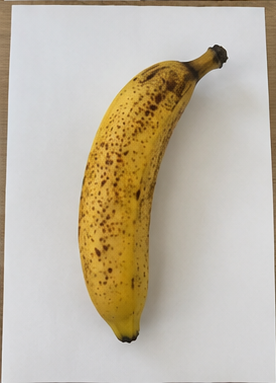
#> input picture dataset/matang/matang1.png, 276 x 383 px; its folder holds only this picture in this run
$ python main.py
#> lines starting #> are read from the running program, lines starting #| are printed output that depends on the picture; after the words box and inside, x2 and y2 are one past the last pixel; in counts of white or black regions, pixels touching at a corner belong together
#> further down, img is the input picture: shape (383, 276, 3); mean B, G, R 165.8, 183.3, 193
import cv2
import os
import numpy as np

# =====================================================
# DETEKSI KEMATANGAN BUAH PISANG
# MENGGUNAKAN RGB DAN HSV
# =====================================================

# =====================================================
# PATH DATASET
# =====================================================
dataset_path = "dataset"

# =====================================================
# PATH OUTPUT
# =====================================================
output_path = "output"

# =====================================================
# MEMBUAT FOLDER OUTPUT JIKA BELUM ADA
# =====================================================
if not os.path.exists(output_path):
    os.makedirs(output_path)

# =====================================================
# FUNGSI RESIZE GAMBAR
# =====================================================
def resize_image(img):
    return cv2.resize(img, (400, 300))
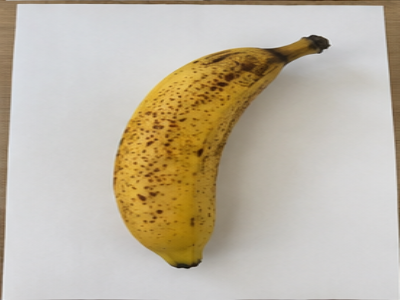
#> returned value: shape (300, 400, 3); mean of channels 0, 1, 2 165.7, 183.2, 192.8; drawn as B, G, R

# =====================================================
# FUNGSI DETEKSI KEMATANGAN
# =====================================================
def detect_ripeness(img):

    # =================================================
    # KONVERSI BGR KE HSV
    # =================================================
    hsv = cv2.cvtColor(img, cv2.COLOR_BGR2HSV)
#> hsv: shape (300, 400, 3); mean H, S, V 50.9, 45.4, 193.7

    # =================================================
    # THRESHOLD WARNA HIJAU
    # =================================================
    lower_green = np.array([35, 50, 50])
    upper_green = np.array([85, 255, 255])

    # =================================================
    # THRESHOLD WARNA KUNING
    # =================================================
    lower_yellow = np.array([20, 100, 100])
    upper_yellow = np.array([30, 255, 255])

    # =================================================
    # SEGMENTASI WARNA
    # =================================================
    mask_green = cv2.inRange(hsv, lower_green, upper_green)
#> mask_green: shape (300, 400); every value is 0

    mask_yellow = cv2.inRange(hsv, lower_yellow, upper_yellow)
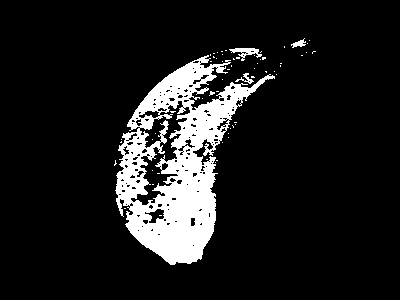
#> mask_yellow: shape (300, 400); 11.5% white; 61 white regions (57 under 20 px), largest, box (x1, y1, x2, y2) and area: (115, 55, 275, 265) 13395, (229, 48, 262, 61) 179, (291, 38, 306, 48) 70, (235, 73, 254, 84) 67

    # =================================================
    # MASKING OBJEK
    # =================================================
    result_green = cv2.bitwise_and(img, img, mask=mask_green)
#> result_green: shape (300, 400, 3); every value is 0

    result_yellow = cv2.bitwise_and(img, img, mask=mask_yellow)
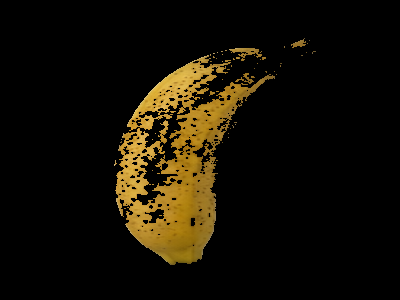
#> result_yellow: shape (300, 400, 3); mean B, G, R 4.9, 15.7, 20.6

    # =================================================
    # HITUNG JUMLAH PIXEL
    # =================================================
    green_pixels = cv2.countNonZero(mask_green)
#> green_pixels = 0

    yellow_pixels = cv2.countNonZero(mask_yellow)
#> yellow_pixels = 13859

    # =================================================
    # CETAK HASIL PIXEL
    # =================================================
    print("Green Pixels :", green_pixels)
#| Green Pixels : 0
    print("Yellow Pixels:", yellow_pixels)
#| Yellow Pixels: 13859

    # =================================================
    # PENENTUAN KEMATANGAN
    # =================================================
    if green_pixels > yellow_pixels + 1000:
        status = "MENTAH"

    elif yellow_pixels > green_pixels + 1000:
        status = "MATANG"

    else:
        status = "SETENGAH MATANG"

    # =================================================
    # RETURN SEMUA HASIL
    # =================================================
    return (
        status,
        hsv,
        mask_green,
        mask_yellow,
        result_green,
        result_yellow
    )

# =====================================================
# HEADER PROGRAM
# =====================================================
print("========================================")
print(" DETEKSI KEMATANGAN BUAH PISANG ")
print("========================================")

# =====================================================
# CEK APAKAH DATASET ADA
# =====================================================
if not os.path.exists(dataset_path):

    print("Folder dataset tidak ditemukan!")
    exit()

# =====================================================
# MEMBACA SELURUH FOLDER DATASET
# =====================================================
for kategori in os.listdir(dataset_path):

    folder_path = os.path.join(dataset_path, kategori)

    # =================================================
    # SKIP JIKA BUKAN FOLDER
    # =================================================
    if not os.path.isdir(folder_path):
        continue

    print("\n========================================")
    print("MEMBACA FOLDER :", kategori)
    print("========================================")

    # =================================================
    # MEMBACA FILE GAMBAR
    # =================================================
    for file in os.listdir(folder_path):

        # =================================================
        # HANYA MEMBACA FILE GAMBAR
        # =================================================
        if not file.lower().endswith(('.png', '.jpg', '.jpeg')):
            continue

        # =================================================
        # PATH GAMBAR
        # =================================================
        img_path = os.path.join(folder_path, file)

        # =================================================
        # MEMBACA GAMBAR
        # =================================================
        img = cv2.imread(img_path)

        # =================================================
        # CEK APAKAH GAMBAR BERHASIL DIBACA
        # =================================================
        if img is None:
            print("Gagal membaca gambar:", img_path)
            continue

        # =================================================
        # RESIZE GAMBAR
        # =================================================
        img = resize_image(img)

        print("\n----------------------------------------")
        print("Nama File :", file)
        print("Path      :", img_path)
        print("----------------------------------------")

        # =================================================
        # PROSES DETEKSI
        # =================================================
        (
            status,
            hsv,
            mask_green,
            mask_yellow,
            result_green,
            result_yellow

        ) = detect_ripeness(img)
#> status = 'MATANG'

        # =================================================
        # CETAK HASIL DETEKSI
        # =================================================
        print("HASIL DETEKSI :", status)
#| HASIL DETEKSI : MATANG

        # =================================================
        # COPY GAMBAR UNTUK OUTPUT FINAL
        # =================================================
        result_img = img.copy()

        # =================================================
        # MENAMPILKAN LABEL HASIL
        # =================================================
        cv2.putText(
            result_img,
            status,
            (20, 40),
            cv2.FONT_HERSHEY_SIMPLEX,
            1,
            (0, 0, 255),
            2
        )
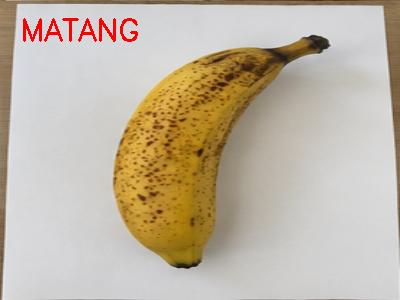
#> result_img: shape (300, 400, 3); 0.84% of pixels changed, all inside (x1, y1, x2, y2) = (23, 18, 138, 42)

        # =================================================
        # MENAMPILKAN WINDOW HASIL
        # =================================================
        cv2.imshow("1. Original Image", img)

        cv2.imshow("2. HSV Image", hsv)

        cv2.imshow("3. Mask Green", mask_green)

        cv2.imshow("4. Mask Yellow", mask_yellow)

        cv2.imshow("5. Result Green", result_green)

        cv2.imshow("6. Result Yellow", result_yellow)

        cv2.imshow("7. Final Detection", result_img)

        # =================================================
        # MENYIMPAN OUTPUT
        # =================================================
        save_name = kategori + "_" + file

        save_path = os.path.join(output_path, save_name)

        success = cv2.imwrite(save_path, result_img)

        # =================================================
        # CEK HASIL PENYIMPANAN
        # =================================================
        if success:
            print("Output berhasil disimpan:")
            print(save_path)
        else:
            print("Gagal menyimpan output!")

        # =================================================
        # DELAY
        # =================================================
        key = cv2.waitKey(1500)
#> (key Esc is pressed here)

        # =================================================
        # TEKAN ESC UNTUK KELUAR
        # =================================================
        if key == 27:
            break
#> pass 2 of the loop `for kategori in os.listdir(dataset_path):`:
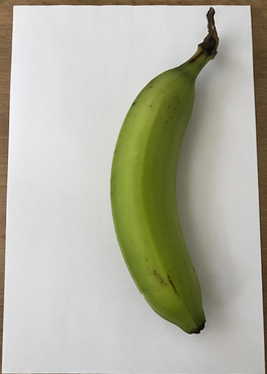
#> input picture dataset/mentah/mentah1.png, 267 x 374 px
#> img is the input picture: shape (374, 267, 3); mean B, G, R 163, 178.6, 179
#> hsv: shape (300, 400, 3); mean H, S, V 52.2, 41.5, 181.1
#> in detect_ripeness (call 2), `mask_green = cv2.inRange(hsv, lower_green, upper_green)`:
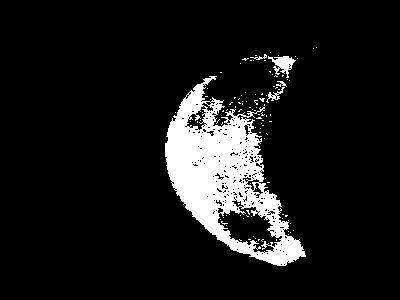
#> mask_green: shape (300, 400); 9.7% white; 104 white regions (99 under 20 px), largest, box (x1, y1, x2, y2) and area: (165, 76, 306, 266) 10947, (268, 56, 296, 78) 281, (266, 87, 285, 103) 84, (250, 54, 267, 60) 34, (276, 81, 287, 87) 32
#> mask_yellow: shape (300, 400); 0.03% white in thin lines or dots, all inside (x1, y1, x2, y2) = (220, 40, 299, 226)
#> green_pixels = 11617
#> yellow_pixels = 34
#| Green Pixels : 11617
#| Yellow Pixels: 34
#> status = 'MENTAH'
#| HASIL DETEKSI : MENTAH
#> `cv2.putText( result_img, status, (20, 40), cv2.FONT_HERSHEY_SIMPLEX, 1..`:
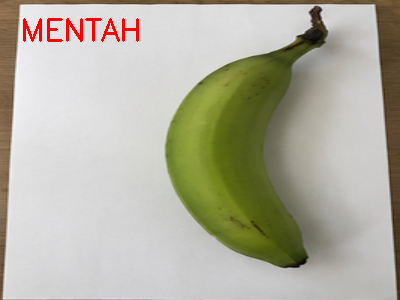
#> result_img: shape (300, 400, 3); mean B, G, R 160.9, 176.5, 179.2
#> (key Enter is pressed here)

# =====================================================
# MENUTUP SEMUA WINDOW
# =====================================================
cv2.destroyAllWindows()

# =====================================================
# PROGRAM SELESAI
# =====================================================
print("\n========================================")
print(" PROGRAM SELESAI ")
print("========================================")
